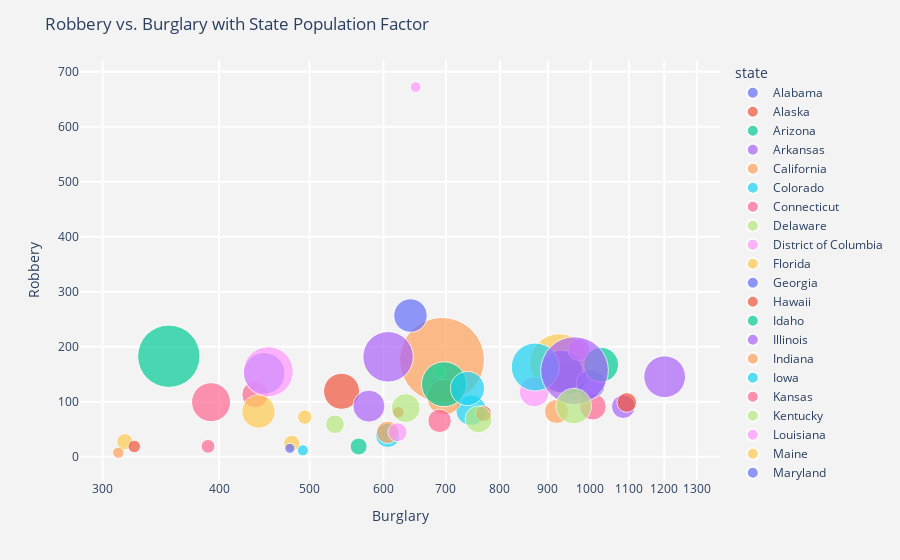

Source (notebook cell):
### Code cell
fig = px.scatter(crime_df.query("state!='United States'"), x="burglary", y="robbery",
         size="population", color="state",
                 hover_name="state", log_x=True, size_max=60)
fig.update_layout(
    title='Robbery vs. Burglary with State Population Factor',
    xaxis=dict(
        title='Burglary',
        gridcolor='white',
        type='log',
        gridwidth=2,
    ),
    yaxis=dict(
        title='Robbery',
        gridcolor='white',
        gridwidth=2,
    ),
    paper_bgcolor='rgb(243, 243, 243)',
    plot_bgcolor='rgb(243, 243, 243)',
)
fig.show()

### Figure 1 — Plotly figure (JSON) as saved in the notebook; plotly's stock layout.template omitted (floating-point values rounded to 4 significant figures)
{"data": [{"hovertemplate": "<b>%{hovertext}</b><br><br>state=Alabama<br>burglary=%{x}<br>robbery=%{y}<br>population=%{marker.size}<extra></extra>", "hovertext": ["Alabama"], "legendgroup": "Alabama", "marker": {"color": "#636efa", "size": [4545049], "sizemode": "area", "sizeref": 9943.0, "symbol": "circle"}, "mode": "markers", "name": "Alabama", "orientation": "v", "showlegend": true, "type": "scatter", "x": [953.8], "xaxis": "x", "y": [141.4], "yaxis": "y"}, {"hovertemplate": "<b>%{hovertext}</b><br><br>state=Alaska<br>burglary=%{x}<br>robbery=%{y}<br>population=%{marker.size}<extra></extra>", "hovertext": ["Alaska"], "legendgroup": "Alaska", "marker": {"color": "#EF553B", "size": [669488], "sizemode": "area", "sizeref": 9943.0, "symbol": "circle"}, "mode": "markers", "name": "Alaska", "orientation": "v", "showlegend": true, "type": "scatter", "x": [622.5], "xaxis": "x", "y": [80.9], "yaxis": "y"}, {"hovertemplate": "<b>%{hovertext}</b><br><br>state=Arizona<br>burglary=%{x}<br>robbery=%{y}<br>population=%{marker.size}<extra></extra>", "hovertext": ["Arizona"], "legendgroup": "Arizona", "marker": {"color": "#00cc96", "size": [5974834], "sizemode": "area", "sizeref": 9943.0, "symbol": "circle"}, "mode": "markers", "name": "Arizona", "orientation": "v", "showlegend": true, "type": "scatter", "x": [948.4], "xaxis": "x", "y": [144.4], "yaxis": "y"}, {"hovertemplate": "<b>%{hovertext}</b><br><br>state=Arkansas<br>burglary=%{x}<br>robbery=%{y}<br>population=%{marker.size}<extra></extra>", "hovertext": ["Arkansas"], "legendgroup": "Arkansas", "marker": {"color": "#ab63fa", "size": [2776221], "sizemode": "area", "sizeref": 9943.0, "symbol": "circle"}, "mode": "markers", "name": "Arkansas", "orientation": "v", "showlegend": true, "type": "scatter", "x": [1085.0], "xaxis": "x", "y": [91.1], "yaxis": "y"}, {"hovertemplate": "<b>%{hovertext}</b><br><br>state=California<br>burglary=%{x}<br>robbery=%{y}<br>population=%{marker.size}<extra></extra>", "hovertext": ["California"], "legendgroup": "California", "marker": {"color": "#FFA15A", "size": [35795255], "sizemode": "area", "sizeref": 9943.0, "symbol": "circle"}, "mode": "markers", "name": "California", "orientation": "v", "showlegend": true, "type": "scatter", "x": [693.3], "xaxis": "x", "y": [176.1], "yaxis": "y"}, {"hovertemplate": "<b>%{hovertext}</b><br><br>state=Colorado<br>burglary=%{x}<br>robbery=%{y}<br>population=%{marker.size}<extra></extra>", "hovertext": ["Colorado"], "legendgroup": "Colorado", "marker": {"color": "#19d3f3", "size": [4660780], "sizemode": "area", "sizeref": 9943.0, "symbol": "circle"}, "mode": "markers", "name": "Colorado", "orientation": "v", "showlegend": true, "type": "scatter", "x": [744.8], "xaxis": "x", "y": [84.6], "yaxis": "y"}, {"hovertemplate": "<b>%{hovertext}</b><br><br>state=Connecticut<br>burglary=%{x}<br>robbery=%{y}<br>population=%{marker.size}<extra></extra>", "hovertext": ["Connecticut"], "legendgroup": "Connecticut", "marker": {"color": "#FF6692", "size": [3477416], "sizemode": "area", "sizeref": 9943.0, "symbol": "circle"}, "mode": "markers", "name": "Connecticut", "orientation": "v", "showlegend": true, "type": "scatter", "x": [437.1], "xaxis": "x", "y": [113], "yaxis": "y"}, {"hovertemplate": "<b>%{hovertext}</b><br><br>state=Delaware<br>burglary=%{x}<br>robbery=%{y}<br>population=%{marker.size}<extra></extra>", "hovertext": ["Delaware"], "legendgroup": "Delaware", "marker": {"color": "#B6E880", "size": [839906], "sizemode": "area", "sizeref": 9943.0, "symbol": "circle"}, "mode": "markers", "name": "Delaware", "orientation": "v", "showlegend": true, "type": "scatter", "x": [688.9], "xaxis": "x", "y": [154.8], "yaxis": "y"}, {"hovertemplate": "<b>%{hovertext}</b><br><br>state=District of Columbia<br>burglary=%{x}<br>robbery=%{y}<br>population=%{marker.size}<extra></extra>", "hovertext": ["District of Columbia"], "legendgroup": "District of Columbia", "marker": {"color": "#FF97FF", "size": [582049], "sizemode": "area", "sizeref": 9943.0, "symbol": "circle"}, "mode": "markers", "name": "District of Columbia", "orientation": "v", "showlegend": true, "type": "scatter", "x": [649.7], "xaxis": "x", "y": [672.1], "yaxis": "y"}, {"hovertemplate": "<b>%{hovertext}</b><br><br>state=Florida<br>burglary=%{x}<br>robbery=%{y}<br>population=%{marker.size}<extra></extra>", "hovertext": ["Florida"], "legendgroup": "Florida", "marker": {"color": "#FECB52", "size": [17783868], "sizemode": "area", "sizeref": 9943.0, "symbol": "circle"}, "mode": "markers", "name": "Florida", "orientation": "v", "showlegend": true, "type": "scatter", "x": [926.3], "xaxis": "x", "y": [169.4], "yaxis": "y"}, {"hovertemplate": "<b>%{hovertext}</b><br><br>state=Georgia<br>burglary=%{x}<br>robbery=%{y}<br>population=%{marker.size}<extra></extra>", "hovertext": ["Georgia"], "legendgroup": "Georgia", "marker": {"color": "#636efa", "size": [9097428], "sizemode": "area", "sizeref": 9943.0, "symbol": "circle"}, "mode": "markers", "name": "Georgia", "orientation": "v", "showlegend": true, "type": "scatter", "x": [931], "xaxis": "x", "y": [154.8], "yaxis": "y"}, {"hovertemplate": "<b>%{hovertext}</b><br><br>state=Hawaii<br>burglary=%{x}<br>robbery=%{y}<br>population=%{marker.size}<extra></extra>", "hovertext": ["Hawaii"], "legendgroup": "Hawaii", "marker": {"color": "#EF553B", "size": [1266117], "sizemode": "area", "sizeref": 9943.0, "symbol": "circle"}, "mode": "markers", "name": "Hawaii", "orientation": "v", "showlegend": true, "type": "scatter", "x": [767.9], "xaxis": "x", "y": [78.5], "yaxis": "y"}, {"hovertemplate": "<b>%{hovertext}</b><br><br>state=Idaho<br>burglary=%{x}<br>robbery=%{y}<br>population=%{marker.size}<extra></extra>", "hovertext": ["Idaho"], "legendgroup": "Idaho", "marker": {"color": "#00cc96", "size": [1425862], "sizemode": "area", "sizeref": 9943.0, "symbol": "circle"}, "mode": "markers", "name": "Idaho", "orientation": "v", "showlegend": true, "type": "scatter", "x": [564.4], "xaxis": "x", "y": [18.6], "yaxis": "y"}, {"hovertemplate": "<b>%{hovertext}</b><br><br>state=Illinois<br>burglary=%{x}<br>robbery=%{y}<br>population=%{marker.size}<extra></extra>", "hovertext": ["Illinois"], "legendgroup": "Illinois", "marker": {"color": "#ab63fa", "size": [12674452], "sizemode": "area", "sizeref": 9943.0, "symbol": "circle"}, "mode": "markers", "name": "Illinois", "orientation": "v", "showlegend": true, "type": "scatter", "x": [606.9], "xaxis": "x", "y": [181.7], "yaxis": "y"}, {"hovertemplate": "<b>%{hovertext}</b><br><br>state=Indiana<br>burglary=%{x}<br>robbery=%{y}<br>population=%{marker.size}<extra></extra>", "hovertext": ["Indiana"], "legendgroup": "Indiana", "marker": {"color": "#FFA15A", "size": [6253120], "sizemode": "area", "sizeref": 9943.0, "symbol": "circle"}, "mode": "markers", "name": "Indiana", "orientation": "v", "showlegend": true, "type": "scatter", "x": [697.6], "xaxis": "x", "y": [108.6], "yaxis": "y"}, {"hovertemplate": "<b>%{hovertext}</b><br><br>state=Iowa<br>burglary=%{x}<br>robbery=%{y}<br>population=%{marker.size}<extra></extra>", "hovertext": ["Iowa"], "legendgroup": "Iowa", "marker": {"color": "#19d3f3", "size": [2949450], "sizemode": "area", "sizeref": 9943.0, "symbol": "circle"}, "mode": "markers", "name": "Iowa", "orientation": "v", "showlegend": true, "type": "scatter", "x": [606.4], "xaxis": "x", "y": [38.9], "yaxis": "y"}, {"hovertemplate": "<b>%{hovertext}</b><br><br>state=Kansas<br>burglary=%{x}<br>robbery=%{y}<br>population=%{marker.size}<extra></extra>", "hovertext": ["Kansas"], "legendgroup": "Kansas", "marker": {"color": "#FF6692", "size": [2741771], "sizemode": "area", "sizeref": 9943.0, "symbol": "circle"}, "mode": "markers", "name": "Kansas", "orientation": "v", "showlegend": true, "type": "scatter", "x": [689.2], "xaxis": "x", "y": [65.3], "yaxis": "y"}, {"hovertemplate": "<b>%{hovertext}</b><br><br>state=Kentucky<br>burglary=%{x}<br>robbery=%{y}<br>population=%{marker.size}<extra></extra>", "hovertext": ["Kentucky"], "legendgroup": "Kentucky", "marker": {"color": "#B6E880", "size": [4182293], "sizemode": "area", "sizeref": 9943.0, "symbol": "circle"}, "mode": "markers", "name": "Kentucky", "orientation": "v", "showlegend": true, "type": "scatter", "x": [634], "xaxis": "x", "y": [88.4], "yaxis": "y"}, {"hovertemplate": "<b>%{hovertext}</b><br><br>state=Louisiana<br>burglary=%{x}<br>robbery=%{y}<br>population=%{marker.size}<extra></extra>", "hovertext": ["Louisiana"], "legendgroup": "Louisiana", "marker": {"color": "#FF97FF", "size": [4497691], "sizemode": "area", "sizeref": 9943.0, "symbol": "circle"}, "mode": "markers", "name": "Louisiana", "orientation": "v", "showlegend": true, "type": "scatter", "x": [870.6], "xaxis": "x", "y": [118], "yaxis": "y"}, {"hovertemplate": "<b>%{hovertext}</b><br><br>state=Maine<br>burglary=%{x}<br>robbery=%{y}<br>population=%{marker.size}<extra></extra>", "hovertext": ["Maine"], "legendgroup": "Maine", "marker": {"color": "#FECB52", "size": [1311631], "sizemode": "area", "sizeref": 9943.0, "symbol": "circle"}, "mode": "markers", "name": "Maine", "orientation": "v", "showlegend": true, "type": "scatter", "x": [478.5], "xaxis": "x", "y": [24.4], "yaxis": "y"}, {"hovertemplate": "<b>%{hovertext}</b><br><br>state=Maryland<br>burglary=%{x}<br>robbery=%{y}<br>population=%{marker.size}<extra></extra>", "hovertext": ["Maryland"], "legendgroup": "Maryland", "marker": {"color": "#636efa", "size": [5582520], "sizemode": "area", "sizeref": 9943.0, "symbol": "circle"}, "mode": "markers", "name": "Maryland", "orientation": "v", "showlegend": true, "type": "scatter", "x": [641.4], "xaxis": "x", "y": [256.7], "yaxis": "y"}, {"hovertemplate": "<b>%{hovertext}</b><br><br>state=Massachusetts<br>burglary=%{x}<br>robbery=%{y}<br>population=%{marker.size}<extra></extra>", "hovertext": ["Massachusetts"], "legendgroup": "Massachusetts", "marker": {"color": "#EF553B", "size": [6453031], "sizemode": "area", "sizeref": 9943.0, "symbol": "circle"}, "mode": "markers", "name": "Massachusetts", "orientation": "v", "showlegend": true, "type": "scatter", "x": [541.1], "xaxis": "x", "y": [119], "yaxis": "y"}, {"hovertemplate": "<b>%{hovertext}</b><br><br>state=Michigan<br>burglary=%{x}<br>robbery=%{y}<br>population=%{marker.size}<extra></extra>", "hovertext": ["Michigan"], "legendgroup": "Michigan", "marker": {"color": "#00cc96", "size": [10090554], "sizemode": "area", "sizeref": 9943.0, "symbol": "circle"}, "mode": "markers", "name": "Michigan", "orientation": "v", "showlegend": true, "type": "scatter", "x": [696.8], "xaxis": "x", "y": [131.8], "yaxis": "y"}, {"hovertemplate": "<b>%{hovertext}</b><br><br>state=Minnesota<br>burglary=%{x}<br>robbery=%{y}<br>population=%{marker.size}<extra></extra>", "hovertext": ["Minnesota"], "legendgroup": "Minnesota", "marker": {"color": "#ab63fa", "size": [5106560], "sizemode": "area", "sizeref": 9943.0, "symbol": "circle"}, "mode": "markers", "name": "Minnesota", "orientation": "v", "showlegend": true, "type": "scatter", "x": [578.9], "xaxis": "x", "y": [92], "yaxis": "y"}, {"hovertemplate": "<b>%{hovertext}</b><br><br>state=Mississippi<br>burglary=%{x}<br>robbery=%{y}<br>population=%{marker.size}<extra></extra>", "hovertext": ["Mississippi"], "legendgroup": "Mississippi", "marker": {"color": "#FFA15A", "size": [2900116], "sizemode": "area", "sizeref": 9943.0, "symbol": "circle"}, "mode": "markers", "name": "Mississippi", "orientation": "v", "showlegend": true, "type": "scatter", "x": [919.7], "xaxis": "x", "y": [82.3], "yaxis": "y"}, {"hovertemplate": "<b>%{hovertext}</b><br><br>state=Missouri<br>burglary=%{x}<br>robbery=%{y}<br>population=%{marker.size}<extra></extra>", "hovertext": ["Missouri"], "legendgroup": "Missouri", "marker": {"color": "#19d3f3", "size": [5806639], "sizemode": "area", "sizeref": 9943.0, "symbol": "circle"}, "mode": "markers", "name": "Missouri", "orientation": "v", "showlegend": true, "type": "scatter", "x": [738.3], "xaxis": "x", "y": [124.1], "yaxis": "y"}, {"hovertemplate": "<b>%{hovertext}</b><br><br>state=Montana<br>burglary=%{x}<br>robbery=%{y}<br>population=%{marker.size}<extra></extra>", "hovertext": ["Montana"], "legendgroup": "Montana", "marker": {"color": "#FF6692", "size": [934801], "sizemode": "area", "sizeref": 9943.0, "symbol": "circle"}, "mode": "markers", "name": "Montana", "orientation": "v", "showlegend": true, "type": "scatter", "x": [389.2], "xaxis": "x", "y": [18.9], "yaxis": "y"}, {"hovertemplate": "<b>%{hovertext}</b><br><br>state=Nebraska<br>burglary=%{x}<br>robbery=%{y}<br>population=%{marker.size}<extra></extra>", "hovertext": ["Nebraska"], "legendgroup": "Nebraska", "marker": {"color": "#B6E880", "size": [1751721], "sizemode": "area", "sizeref": 9943.0, "symbol": "circle"}, "mode": "markers", "name": "Nebraska", "orientation": "v", "showlegend": true, "type": "scatter", "x": [532.4], "xaxis": "x", "y": [59.1], "yaxis": "y"}, {"hovertemplate": "<b>%{hovertext}</b><br><br>state=Nevada<br>burglary=%{x}<br>robbery=%{y}<br>population=%{marker.size}<extra></extra>", "hovertext": ["Nevada"], "legendgroup": "Nevada", "marker": {"color": "#FF97FF", "size": [2408804], "sizemode": "area", "sizeref": 9943.0, "symbol": "circle"}, "mode": "markers", "name": "Nevada", "orientation": "v", "showlegend": true, "type": "scatter", "x": [972.4], "xaxis": "x", "y": [194.7], "yaxis": "y"}, {"hovertemplate": "<b>%{hovertext}</b><br><br>state=New Hampshire<br>burglary=%{x}<br>robbery=%{y}<br>population=%{marker.size}<extra></extra>", "hovertext": ["New Hampshire"], "legendgroup": "New Hampshire", "marker": {"color": "#FECB52", "size": [1301415], "sizemode": "area", "sizeref": 9943.0, "symbol": "circle"}, "mode": "markers", "name": "New Hampshire", "orientation": "v", "showlegend": true, "type": "scatter", "x": [317], "xaxis": "x", "y": [27.4], "yaxis": "y"}, {"hovertemplate": "<b>%{hovertext}</b><br><br>state=New Jersey<br>burglary=%{x}<br>robbery=%{y}<br>population=%{marker.size}<extra></extra>", "hovertext": ["New Jersey"], "legendgroup": "New Jersey", "marker": {"color": "#636efa", "size": [8621837], "sizemode": "area", "sizeref": 9943.0, "symbol": "circle"}, "mode": "markers", "name": "New Jersey", "orientation": "v", "showlegend": true, "type": "scatter", "x": [447.1], "xaxis": "x", "y": [151.6], "yaxis": "y"}, {"hovertemplate": "<b>%{hovertext}</b><br><br>state=New Mexico<br>burglary=%{x}<br>robbery=%{y}<br>population=%{marker.size}<extra></extra>", "hovertext": ["New Mexico"], "legendgroup": "New Mexico", "marker": {"color": "#EF553B", "size": [1916538], "sizemode": "area", "sizeref": 9943.0, "symbol": "circle"}, "mode": "markers", "name": "New Mexico", "orientation": "v", "showlegend": true, "type": "scatter", "x": [1094.0], "xaxis": "x", "y": [98.7], "yaxis": "y"}, {"hovertemplate": "<b>%{hovertext}</b><br><br>state=New York<br>burglary=%{x}<br>robbery=%{y}<br>population=%{marker.size}<extra></extra>", "hovertext": ["New York"], "legendgroup": "New York", "marker": {"color": "#00cc96", "size": [19330891], "sizemode": "area", "sizeref": 9943.0, "symbol": "circle"}, "mode": "markers", "name": "New York", "orientation": "v", "showlegend": true, "type": "scatter", "x": [353.3], "xaxis": "x", "y": [182.7], "yaxis": "y"}, {"hovertemplate": "<b>%{hovertext}</b><br><br>state=North Carolina<br>burglary=%{x}<br>robbery=%{y}<br>population=%{marker.size}<extra></extra>", "hovertext": ["North Carolina"], "legendgroup": "North Carolina", "marker": {"color": "#ab63fa", "size": [8669452], "sizemode": "area", "sizeref": 9943.0, "symbol": "circle"}, "mode": "markers", "name": "North Carolina", "orientation": "v", "showlegend": true, "type": "scatter", "x": [1201.0], "xaxis": "x", "y": [145.5], "yaxis": "y"}, {"hovertemplate": "<b>%{hovertext}</b><br><br>state=North Dakota<br>burglary=%{x}<br>robbery=%{y}<br>population=%{marker.size}<extra></extra>", "hovertext": ["North Dakota"], "legendgroup": "North Dakota", "marker": {"color": "#FFA15A", "size": [635365], "sizemode": "area", "sizeref": 9943.0, "symbol": "circle"}, "mode": "markers", "name": "North Dakota", "orientation": "v", "showlegend": true, "type": "scatter", "x": [311.9], "xaxis": "x", "y": [7.4], "yaxis": "y"}, {"hovertemplate": "<b>%{hovertext}</b><br><br>state=Ohio<br>burglary=%{x}<br>robbery=%{y}<br>population=%{marker.size}<extra></extra>", "hovertext": ["Ohio"], "legendgroup": "Ohio", "marker": {"color": "#19d3f3", "size": [11475262], "sizemode": "area", "sizeref": 9943.0, "symbol": "circle"}, "mode": "markers", "name": "Ohio", "orientation": "v", "showlegend": true, "type": "scatter", "x": [872.8], "xaxis": "x", "y": [163.1], "yaxis": "y"}, {"hovertemplate": "<b>%{hovertext}</b><br><br>state=Oklahoma<br>burglary=%{x}<br>robbery=%{y}<br>population=%{marker.size}<extra></extra>", "hovertext": ["Oklahoma"], "legendgroup": "Oklahoma", "marker": {"color": "#FF6692", "size": [3532769], "sizemode": "area", "sizeref": 9943.0, "symbol": "circle"}, "mode": "markers", "name": "Oklahoma", "orientation": "v", "showlegend": true, "type": "scatter", "x": [1006], "xaxis": "x", "y": [91], "yaxis": "y"}, {"hovertemplate": "<b>%{hovertext}</b><br><br>state=Oregon<br>burglary=%{x}<br>robbery=%{y}<br>population=%{marker.size}<extra></extra>", "hovertext": ["Oregon"], "legendgroup": "Oregon", "marker": {"color": "#B6E880", "size": [3617869], "sizemode": "area", "sizeref": 9943.0, "symbol": "circle"}, "mode": "markers", "name": "Oregon", "orientation": "v", "showlegend": true, "type": "scatter", "x": [758.6], "xaxis": "x", "y": [68.1], "yaxis": "y"}, {"hovertemplate": "<b>%{hovertext}</b><br><br>state=Pennsylvania<br>burglary=%{x}<br>robbery=%{y}<br>population=%{marker.size}<extra></extra>", "hovertext": ["Pennsylvania"], "legendgroup": "Pennsylvania", "marker": {"color": "#FF97FF", "size": [12418161], "sizemode": "area", "sizeref": 9943.0, "symbol": "circle"}, "mode": "markers", "name": "Pennsylvania", "orientation": "v", "showlegend": true, "type": "scatter", "x": [451.6], "xaxis": "x", "y": [154.6], "yaxis": "y"}, {"hovertemplate": "<b>%{hovertext}</b><br><br>state=Rhode Island<br>burglary=%{x}<br>robbery=%{y}<br>population=%{marker.size}<extra></extra>", "hovertext": ["Rhode Island"], "legendgroup": "Rhode Island", "marker": {"color": "#FECB52", "size": [1064989], "sizemode": "area", "sizeref": 9943.0, "symbol": "circle"}, "mode": "markers", "name": "Rhode Island", "orientation": "v", "showlegend": true, "type": "scatter", "x": [494.2], "xaxis": "x", "y": [72.1], "yaxis": "y"}, {"hovertemplate": "<b>%{hovertext}</b><br><br>state=South Carolina<br>burglary=%{x}<br>robbery=%{y}<br>population=%{marker.size}<extra></extra>", "hovertext": ["South Carolina"], "legendgroup": "South Carolina", "marker": {"color": "#636efa", "size": [4256199], "sizemode": "area", "sizeref": 9943.0, "symbol": "circle"}, "mode": "markers", "name": "South Carolina", "orientation": "v", "showlegend": true, "type": "scatter", "x": [1001.0], "xaxis": "x", "y": [132.1], "yaxis": "y"}, {"hovertemplate": "<b>%{hovertext}</b><br><br>state=South Dakota<br>burglary=%{x}<br>robbery=%{y}<br>population=%{marker.size}<extra></extra>", "hovertext": ["South Dakota"], "legendgroup": "South Dakota", "marker": {"color": "#EF553B", "size": [780084], "sizemode": "area", "sizeref": 9943.0, "symbol": "circle"}, "mode": "markers", "name": "South Dakota", "orientation": "v", "showlegend": true, "type": "scatter", "x": [324.4], "xaxis": "x", "y": [18.6], "yaxis": "y"}, {"hovertemplate": "<b>%{hovertext}</b><br><br>state=Tennessee<br>burglary=%{x}<br>robbery=%{y}<br>population=%{marker.size}<extra></extra>", "hovertext": ["Tennessee"], "legendgroup": "Tennessee", "marker": {"color": "#00cc96", "size": [5995748], "sizemode": "area", "sizeref": 9943.0, "symbol": "circle"}, "mode": "markers", "name": "Tennessee", "orientation": "v", "showlegend": true, "type": "scatter", "x": [1027.0], "xaxis": "x", "y": [167.3], "yaxis": "y"}, {"hovertemplate": "<b>%{hovertext}</b><br><br>state=Texas<br>burglary=%{x}<br>robbery=%{y}<br>population=%{marker.size}<extra></extra>", "hovertext": ["Texas"], "legendgroup": "Texas", "marker": {"color": "#ab63fa", "size": [22801920], "sizemode": "area", "sizeref": 9943.0, "symbol": "circle"}, "mode": "markers", "name": "Texas", "orientation": "v", "showlegend": true, "type": "scatter", "x": [961.6], "xaxis": "x", "y": [156.6], "yaxis": "y"}, {"hovertemplate": "<b>%{hovertext}</b><br><br>state=Utah<br>burglary=%{x}<br>robbery=%{y}<br>population=%{marker.size}<extra></extra>", "hovertext": ["Utah"], "legendgroup": "Utah", "marker": {"color": "#FFA15A", "size": [2499637], "sizemode": "area", "sizeref": 9943.0, "symbol": "circle"}, "mode": "markers", "name": "Utah", "orientation": "v", "showlegend": true, "type": "scatter", "x": [606.2], "xaxis": "x", "y": [44.3], "yaxis": "y"}, {"hovertemplate": "<b>%{hovertext}</b><br><br>state=Vermont<br>burglary=%{x}<br>robbery=%{y}<br>population=%{marker.size}<extra></extra>", "hovertext": ["Vermont"], "legendgroup": "Vermont", "marker": {"color": "#19d3f3", "size": [618814], "sizemode": "area", "sizeref": 9943.0, "symbol": "circle"}, "mode": "markers", "name": "Vermont", "orientation": "v", "showlegend": true, "type": "scatter", "x": [491.8], "xaxis": "x", "y": [11.7], "yaxis": "y"}, {"hovertemplate": "<b>%{hovertext}</b><br><br>state=Virginia<br>burglary=%{x}<br>robbery=%{y}<br>population=%{marker.size}<extra></extra>", "hovertext": ["Virginia"], "legendgroup": "Virginia", "marker": {"color": "#FF6692", "size": [7563887], "sizemode": "area", "sizeref": 9943.0, "symbol": "circle"}, "mode": "markers", "name": "Virginia", "orientation": "v", "showlegend": true, "type": "scatter", "x": [392.1], "xaxis": "x", "y": [99.2], "yaxis": "y"}, {"hovertemplate": "<b>%{hovertext}</b><br><br>state=Washington<br>burglary=%{x}<br>robbery=%{y}<br>population=%{marker.size}<extra></extra>", "hovertext": ["Washington"], "legendgroup": "Washington", "marker": {"color": "#B6E880", "size": [6261282], "sizemode": "area", "sizeref": 9943.0, "symbol": "circle"}, "mode": "markers", "name": "Washington", "orientation": "v", "showlegend": true, "type": "scatter", "x": [959.7], "xaxis": "x", "y": [92.1], "yaxis": "y"}, {"hovertemplate": "<b>%{hovertext}</b><br><br>state=West Virginia<br>burglary=%{x}<br>robbery=%{y}<br>population=%{marker.size}<extra></extra>", "hovertext": ["West Virginia"], "legendgroup": "West Virginia", "marker": {"color": "#FF97FF", "size": [1803920], "sizemode": "area", "sizeref": 9943.0, "symbol": "circle"}, "mode": "markers", "name": "West Virginia", "orientation": "v", "showlegend": true, "type": "scatter", "x": [621.2], "xaxis": "x", "y": [44.6], "yaxis": "y"}, {"hovertemplate": "<b>%{hovertext}</b><br><br>state=Wisconsin<br>burglary=%{x}<br>robbery=%{y}<br>population=%{marker.size}<extra></extra>", "hovertext": ["Wisconsin"], "legendgroup": "Wisconsin", "marker": {"color": "#FECB52", "size": [5541443], "sizemode": "area", "sizeref": 9943.0, "symbol": "circle"}, "mode": "markers", "name": "Wisconsin", "orientation": "v", "showlegend": true, "type": "scatter", "x": [440.8], "xaxis": "x", "y": [82.2], "yaxis": "y"}, {"hovertemplate": "<b>%{hovertext}</b><br><br>state=Wyoming<br>burglary=%{x}<br>robbery=%{y}<br>population=%{marker.size}<extra></extra>", "hovertext": ["Wyoming"], "legendgroup": "Wyoming", "marker": {"color": "#636efa", "size": [506242], "sizemode": "area", "sizeref": 9943.0, "symbol": "circle"}, "mode": "markers", "name": "Wyoming", "orientation": "v", "showlegend": true, "type": "scatter", "x": [476.3], "xaxis": "x", "y": [15.3], "yaxis": "y"}], "layout": {"legend": {"itemsizing": "constant", "title": {"text": "state"}, "tracegroupgap": 0}, "margin": {"t": 60}, "paper_bgcolor": "rgb(243, 243, 243)", "plot_bgcolor": "rgb(243, 243, 243)", "title": {"text": "Robbery vs. Burglary with State Population Factor"}, "xaxis": {"anchor": "y", "domain": [0, 1], "gridcolor": "white", "gridwidth": 2, "title": {"text": "Burglary"}, "type": "log"}, "yaxis": {"anchor": "x", "domain": [0, 1], "gridcolor": "white", "gridwidth": 2, "title": {"text": "Robbery"}}}}
